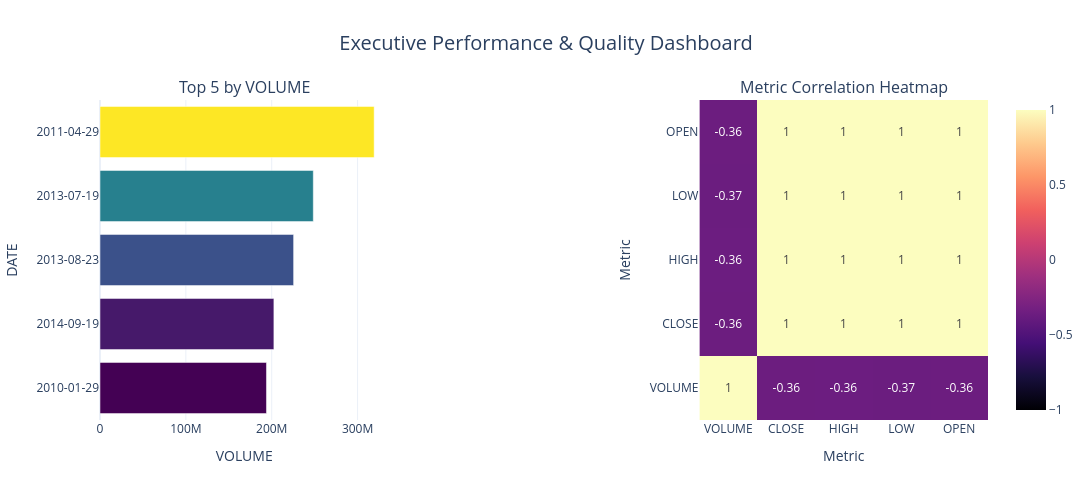

Notebook code cell kept with this figure:
### Code cell
run_data_cleaning_pipeline(
    source="MSFT.csv",  
    table_name="cleaned_local_upload"
)

### Figure 1 — Plotly figure (JSON) as saved in the notebook; plotly's stock layout.template omitted (floating-point values rounded to 4 significant figures)
{"data": [{"hovertemplate": "<b>%{y}</b><br>VOLUME: %{x:,.2f}<extra></extra>", "marker": {"color": [193888500, 202522400, 225493800, 248428500, 319317900], "colorscale": [[0, "#440154"], [0.1111, "#482878"], [0.2222, "#3e4989"], [0.3333, "#31688e"], [0.4444, "#26828e"], [0.5556, "#1f9e89"], [0.6667, "#35b779"], [0.7778, "#6ece58"], [0.8889, "#b5de2b"], [1, "#fde725"]]}, "orientation": "h", "type": "bar", "x": [193888500, 202522400, 225493800, 248428500, 319317900], "xaxis": "x", "y": ["2010-01-29", "2014-09-19", "2013-08-23", "2013-07-19", "2011-04-29"], "yaxis": "y"}, {"colorscale": [[0, "#000004"], [0.1111, "#180f3d"], [0.2222, "#440f76"], [0.3333, "#721f81"], [0.4444, "#9e2f7f"], [0.5556, "#cd4071"], [0.6667, "#f1605d"], [0.7778, "#fd9668"], [0.8889, "#feca8d"], [1, "#fcfdbf"]], "hoverongaps": false, "text": [[1.0, -0.36, -0.36, -0.37, -0.36], [-0.36, 1.0, 1.0, 1.0, 1.0], [-0.36, 1.0, 1.0, 1.0, 1.0], [-0.37, 1.0, 1.0, 1.0, 1.0], [-0.36, 1.0, 1.0, 1.0, 1.0]], "texttemplate": "%{text}", "type": "heatmap", "x": ["VOLUME", "CLOSE", "HIGH", "LOW", "OPEN"], "xaxis": "x2", "y": ["VOLUME", "CLOSE", "HIGH", "LOW", "OPEN"], "yaxis": "y2", "z": [[1.0, -0.3641, -0.3617, -0.3661, -0.3638], [-0.3641, 1.0, 0.9999, 0.9999, 0.9998], [-0.3617, 0.9999, 1.0, 0.9999, 0.9999], [-0.3661, 0.9999, 0.9999, 1.0, 0.9999], [-0.3638, 0.9998, 0.9999, 0.9999, 1.0]], "zmax": 1, "zmin": -1}], "layout": {"annotations": [{"font": {"size": 16}, "showarrow": false, "text": "Top 5 by VOLUME", "x": 0.1625, "xanchor": "center", "xref": "paper", "y": 1, "yanchor": "bottom", "yref": "paper"}, {"font": {"size": 16}, "showarrow": false, "text": "Metric Correlation Heatmap", "x": 0.8375, "xanchor": "center", "xref": "paper", "y": 1, "yanchor": "bottom", "yref": "paper"}], "height": 500, "showlegend": false, "title": {"font": {"size": 20}, "text": "Executive Performance & Quality Dashboard", "x": 0.5}, "width": 1100, "xaxis": {"anchor": "y", "domain": [0, 0.325], "title": {"text": "VOLUME"}}, "xaxis2": {"anchor": "y2", "domain": [0.675, 1], "title": {"text": "Metric"}}, "yaxis": {"anchor": "x", "domain": [0, 1], "title": {"text": "DATE"}, "type": "category"}, "yaxis2": {"anchor": "x2", "domain": [0, 1], "title": {"text": "Metric"}}}}
